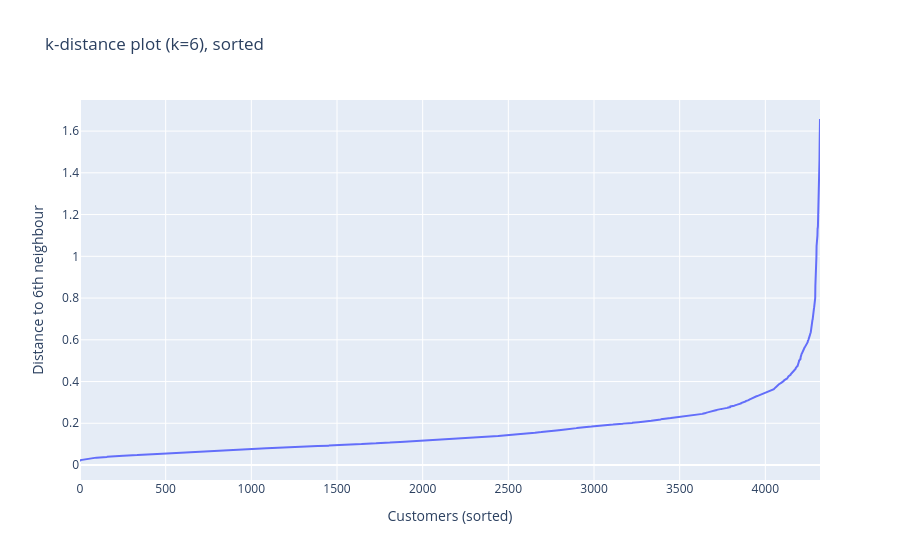

Write notebook code for a chart like this one.
### Markdown cell above
### 12.4 DBSCAN (outlier isolation)

DBSCAN is used to isolate customers that do not belong to any dense region. `min_samples = 6` (2 x number of features) and `eps` is chosen from the k-distance plot. Features are the same scaled matrix `X`.

### Code cell
from sklearn.cluster import DBSCAN
from sklearn.neighbors import NearestNeighbors
import plotly.graph_objects as go

MIN_SAMPLES = 6

# k-distance plot: distance of each customer to its 6th nearest neighbour
nn = NearestNeighbors(n_neighbors=MIN_SAMPLES).fit(X)
kdist = np.sort(nn.kneighbors(X)[0][:, -1])

fig = go.Figure(go.Scatter(y=kdist, mode="lines"))
fig.update_layout(title="k-distance plot (k=6), sorted",
                  xaxis_title="Customers (sorted)", yaxis_title="Distance to 6th neighbour")
fig.show()

print("k-distance percentiles:",
      {p: round(float(np.percentile(kdist, p)), 3) for p in (50, 90, 95, 98, 99, 99.5)})

# Sensitivity: how many customers are flagged as noise for several eps values
rows = []
for eps in (0.2, 0.3, 0.4, 0.5, 0.6, 0.8):
    lab = DBSCAN(eps=eps, min_samples=MIN_SAMPLES).fit_predict(X)
    rows.append({"eps": eps,
                 "clusters": len(set(lab)) - (1 if -1 in lab else 0),
                 "noise": int((lab == -1).sum()),
                 "noise_pct": round((lab == -1).mean() * 100, 1)})
print(pd.DataFrame(rows).to_string(index=False))

### Figure 1 — Plotly figure (JSON) as saved in the notebook; plotly's stock layout.template omitted (floating-point values rounded to 4 significant figures; data arrays with more than 128 entries replaced by an {"elided": "..."} marker saying what was removed)
{"data": [{"mode": "lines", "type": "scatter", "y": {"elided": "4320 float values"}}], "layout": {"title": {"text": "k-distance plot (k=6), sorted"}, "xaxis": {"title": {"text": "Customers (sorted)"}}, "yaxis": {"title": {"text": "Distance to 6th neighbour"}}}}
